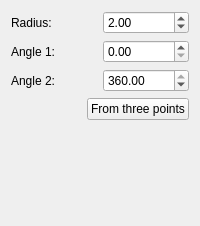
        <widget class="QWidget" name="page9_circle">
         <layout class="QGridLayout" name="gridLayout_3">
          <item row="0" column="0">
           <layout class="QGridLayout" name="circleParameters">
            <property name="margin">
             <number>0</number>
            </property>
            <property name="spacing">
             <number>6</number>
            </property>
            <item row="0" column="0">
             <widget class="QLabel" name="Radius">
              <property name="text">
               <string>Radius:</string>
              </property>
             </widget>
            </item>
            <item row="0" column="1">
             <widget class="QDoubleSpinBox" name="circleRadius">
              <property name="maximum">
               <double>1000000000.000000000000000</double>
              </property>
              <property name="value">
               <double>2.000000000000000</double>
              </property>
             </widget>
            </item>
            <item row="1" column="0">
             <widget class="QLabel" name="Angle0">
              <property name="text">
               <string>Angle 1:</string>
              </property>
             </widget>
            </item>
            <item row="1" column="1">
             <widget class="QDoubleSpinBox" name="circleAngle0">
              <property name="maximum">
               <double>360.000000000000000</double>
              </property>
              <property name="value">
               <double>0.000000000000000</double>
              </property>
             </widget>
            </item>
            <item row="2" column="0">
             <widget class="QLabel" name="Angle1">
              <property name="text">
               <string>Angle 2:</string>
              </property>
             </widget>
            </item>
            <item row="2" column="1">
             <widget class="QDoubleSpinBox" name="circleAngle1">
              <property name="minimum">
               <double>0.000000000000000</double>
              </property>
              <property name="maximum">
               <double>360.000000000000000</double>
              </property>
              <property name="singleStep">
               <double>1.000000000000000</double>
              </property>
              <property name="value">
               <double>360.000000000000000</double>
              </property>
             </widget>
            </item>
           </layout>
          </item>
          <item row="1" column="0">
           <layout class="QHBoxLayout" name="horizontalLayout">
            <item>
             <spacer name="horizontalSpacer">
              <property name="orientation">
               <enum>Qt::Horizontal</enum>
              </property>
              <property name="sizeHint" stdset="0">
               <size>
                <width>40</width>
                <height>20</height>
               </size>
              </property>
             </spacer>
            </item>
            <item>
             <widget class="QPushButton" name="buttonCircleFromThreePoints">
              <property name="text">
               <string>From three points</string>
              </property>
             </widget>
            </item>
           </layout>
          </item>
          <item row="2" column="0">
           <spacer name="verticalSpacer">
            <property name="orientation">
             <enum>Qt::Vertical</enum>
            </property>
            <property name="sizeHint" stdset="0">
             <size>
              <width>20</width>
              <height>95</height>
             </size>
            </property>
           </spacer>
          </item>
         </layout>
        </widget>
